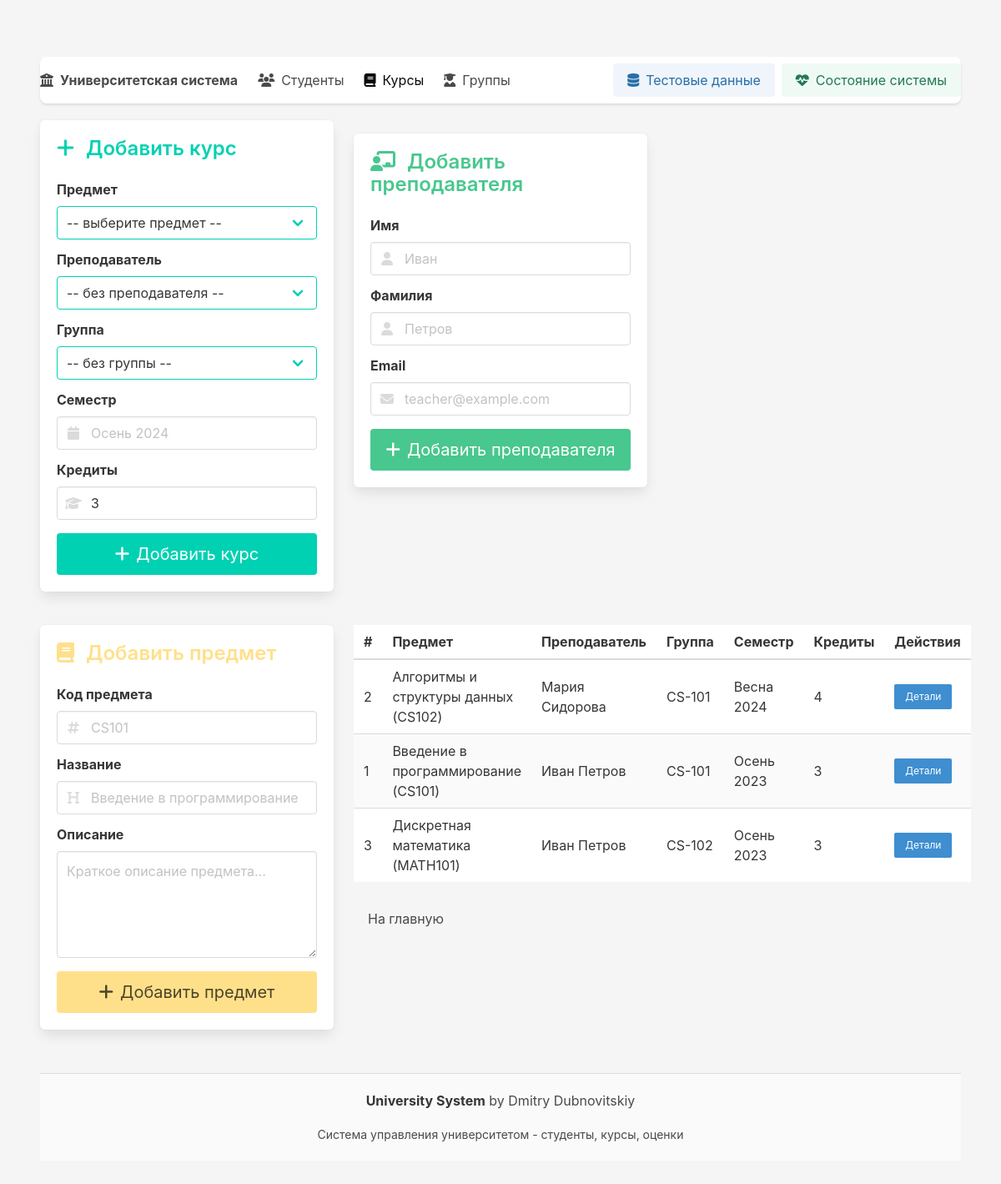
Screenshot of /courses with the database file from the repository.
### app/models.py (models this page shows)
class Course(Base):
    __tablename__ = "courses"
    id = Column(Integer, primary_key=True)
    subject_id = Column(Integer, ForeignKey("subjects.id"), nullable=False)
    teacher_id = Column(Integer, ForeignKey("teachers.id"))
    group_id = Column(Integer, ForeignKey("groups.id"))
    semester = Column(String(20), nullable=False)
    credits = Column(Integer, default=3)
    subject = relationship("Subject", back_populates="courses")
    teacher = relationship("Teacher", back_populates="courses")
    group = relationship("Group", back_populates="courses")
    enrollments = relationship("Enrollment", back_populates="course")
    exams = relationship("Exam", back_populates="course")
    __table_args__ = (UniqueConstraint("subject_id","teacher_id","group_id","semester", name="uix_course_unique"),)

class Subject(Base):
    __tablename__ = "subjects"
    id = Column(Integer, primary_key=True)
    code = Column(String(20), nullable=False, unique=True)
    title = Column(String(255), nullable=False)
    description = Column(Text)
    courses = relationship("Course", back_populates="subject")

class Teacher(Base):
    __tablename__ = "teachers"
    id = Column(Integer, primary_key=True)
    first_name = Column(String(100), nullable=False)
    last_name = Column(String(100), nullable=False)
    department_id = Column(Integer, ForeignKey("departments.id"))
    email = Column(String(200), unique=True)
    hired_at = Column(Date)
    department = relationship("Department", back_populates="teachers")
    courses = relationship("Course", back_populates="teacher")

class Group(Base):
    __tablename__ = "groups"
    id = Column(Integer, primary_key=True)
    name = Column(String(100), nullable=False, unique=True)
    department_id = Column(Integer, ForeignKey("departments.id"))
    intake_year = Column(Integer)
    department = relationship("Department", back_populates="groups")
    students = relationship("Student", back_populates="group")
    courses = relationship("Course", back_populates="group")

### app/main.py (the view)
@app.get("/courses", response_class=HTMLResponse)
def courses_view(request: Request, db: Session = Depends(get_db)):
    courses = db.execute(
        select(Course)
        .join(Course.subject)
        .join(Course.teacher, isouter=True)
        .join(Course.group, isouter=True)
        .order_by(Course.semester, Course.id)
    ).scalars().all()
    subjects = db.execute(select(Subject)).scalars().all()
    teachers = db.execute(select(Teacher)).scalars().all()
    groups = db.execute(select(Group)).scalars().all()
    return templates.TemplateResponse("courses.html", {
        "request": request,
        "courses": courses,
        "subjects": subjects,
        "teachers": teachers,
        "groups": groups
    })

### app/templates/courses.html (shortened to what this page needs)
{% extends "base.html" %}
{% block content %}
<link rel="stylesheet" href="https://cdn.jsdelivr.net/npm/flatpickr/dist/flatpickr.min.css">
<div class="columns">
  <div class="column is-one-third">
    <div class="box has-shadow">
      <div class="content">
        <h3 class="title is-4 has-text-primary">
          <i class="fas fa-plus mr-2"></i>
          Добавить курс
        </h3>
        <form method="post" action="/courses/add">
          <div class="field">
            <label class="label">Предмет</label>
            <div class="control">
              <div class="select is-fullwidth is-primary">
                <select name="subject_id" required>
                  <option value="">-- выберите предмет --</option>
                </select>
              </div>
            </div>
          </div>
          <div class="field">
            <label class="label">Преподаватель</label>
            <div class="control">
              <div class="select is-fullwidth is-primary">
                <select name="teacher_id">
                  <option value="">-- без преподавателя --</option>
                </select>
              </div>
            </div>
          </div>
          <div class="field">
            <label class="label">Группа</label>
            <div class="control">
              <div class="select is-fullwidth is-primary">
                <select name="group_id">
                  <option value="">-- без группы --</option>
                </select>
              </div>
            </div>
          </div>
          <div class="field">
            <label class="label">Семестр</label>
            <div class="control has-icons-left">
              <input class="input" name="semester" placeholder="Осень 2024" required/>
              <span class="icon is-small is-left">
              </span>
            </div>
          </div>
          <div class="field">
            <label class="label">Кредиты</label>
            <div class="control has-icons-left">
              <input class="input" name="credits" type="number" min="1" max="10" value="3" required/>
              <span class="icon is-small is-left">
              </span>
            </div>
          </div>
          <div class="field mt-4">
            <div class="control">
              <button class="button is-primary is-fullwidth is-medium" type="submit">
                <i class="fas fa-plus mr-2"></i>
                Добавить курс
              </button>
            </div>
          </div>
        </form>
      </div>
    </div>
  </div>
  <div class="column is-one-third">
    <div class="box has-shadow mt-4">
      <div class="content">
        <h3 class="title is-4 has-text-success">
          <i class="fas fa-chalkboard-teacher mr-2"></i>
          Добавить преподавателя
        </h3>
        <form method="post" action="/teachers/add">
          <div class="field">
            <label class="label">Имя</label>
            <div class="control has-icons-left">
              <input class="input" name="first_name" placeholder="Иван" required/>
              <span class="icon is-small is-left">
              </span>
            </div>
          </div>
          <div class="field">
            <label class="label">Фамилия</label>
            <div class="control has-icons-left">
              <input class="input" name="last_name" placeholder="Петров" required/>
              <span class="icon is-small is-left">
              </span>
            </div>
          </div>
          <div class="field">
            <label class="label">Email</label>
            <div class="control has-icons-left">
              <input class="input" name="email" type="email" placeholder="teacher@example.com"/>
              <span class="icon is-small is-left">
              </span>
            </div>
          </div>
          <div class="field mt-4">
            <div class="control">
              <button class="button is-success is-fullwidth is-medium" type="submit">
                <i class="fas fa-plus mr-2"></i>
                Добавить преподавателя
              </button>
            </div>
          </div>
        </form>
      </div>
    </div>
  </div>
</div>
<div class="columns mt-4">
  <div class="column is-one-third">
    <div class="box has-shadow">
      <div class="content">
        <h3 class="title is-4 has-text-warning">
          <i class="fas fa-book mr-2"></i>
          Добавить предмет
        </h3>
        <form method="post" action="/subjects/add">
          <div class="field">
            <label class="label">Код предмета</label>
            <div class="control has-icons-left">
              <input class="input" name="code" placeholder="CS101" required/>
              <span class="icon is-small is-left">
              </span>
            </div>
          </div>
          <div class="field">
            <label class="label">Название</label>
            <div class="control has-icons-left">
              <input class="input" name="title" placeholder="Введение в программирование" required/>
              <span class="icon is-small is-left">
              </span>
            </div>
          </div>
          <div class="field">
            <label class="label">Описание</label>
            <div class="control">
              <textarea class="textarea" name="description" placeholder="Краткое описание предмета..."></textarea>
            </div>
          </div>
          <div class="field mt-4">
            <div class="control">
              <button class="button is-warning is-fullwidth is-medium" type="submit">
                <i class="fas fa-plus mr-2"></i>
                Добавить предмет
              </button>
            </div>
          </div>
        </form>
      </div>
    </div>
  </div>
  <div class="column">
  <table class="table is-fullwidth is-striped">
    <thead>
      <tr>
        <th>#</th>
        <th>Предмет</th>
        <th>Преподаватель</th>
        <th>Группа</th>
        <th>Семестр</th>
        <th>Кредиты</th>
        <th>Действия</th>
      </tr>
    </thead>
    <tbody>
      {% for c in courses %}
      <tr>
        <td>{{c.id}}</td>
        <td>{{c.subject.title}} ({{c.subject.code}})</td>
        <td>
          {% if c.teacher %}
            {{c.teacher.first_name}} {{c.teacher.last_name}}
          {% else %}
            -
          {% endif %}
        </td>
        <td>
          {% if c.group %}
            {{c.group.name}}
          {% else %}
            -
          {% endif %}
        </td>
        <td>{{c.semester}}</td>
        <td>{{c.credits}}</td>
        <td>
          <a class="button is-small is-info" href="/course/{{c.id}}">Детали</a>
        </td>
      </tr>
      {% endfor %}
    </tbody>
  </table>
  <div class="mt-4">
    <a class="button is-light" href="/">На главную</a>
  </div>
  </div>
</div>
{% endblock %}

### app/templates/base.html (style rules this page uses)
body { padding-top: 20px; background-color: #f5f5f5; min-height: 100vh; }
.table td, .table th { vertical-align: middle; }

### rows the page displays
Course: id "2", subject "Алгоритмы и структуры данных", subject.code "CS102", teacher.first_name "Мария", teacher.last_name "Сидорова", group.name "CS-101", semester "Весна 2024", credits "4"
Course: id "1", subject "Введение в программирование", subject.code "CS101", teacher.first_name "Иван", teacher.last_name "Петров", group.name "CS-101", semester "Осень 2023", credits "3"
Course: id "3", subject "Дискретная математика", subject.code "MATH101", teacher.first_name "Иван", teacher.last_name "Петров", group.name "CS-102", semester "Осень 2023", credits "3"
